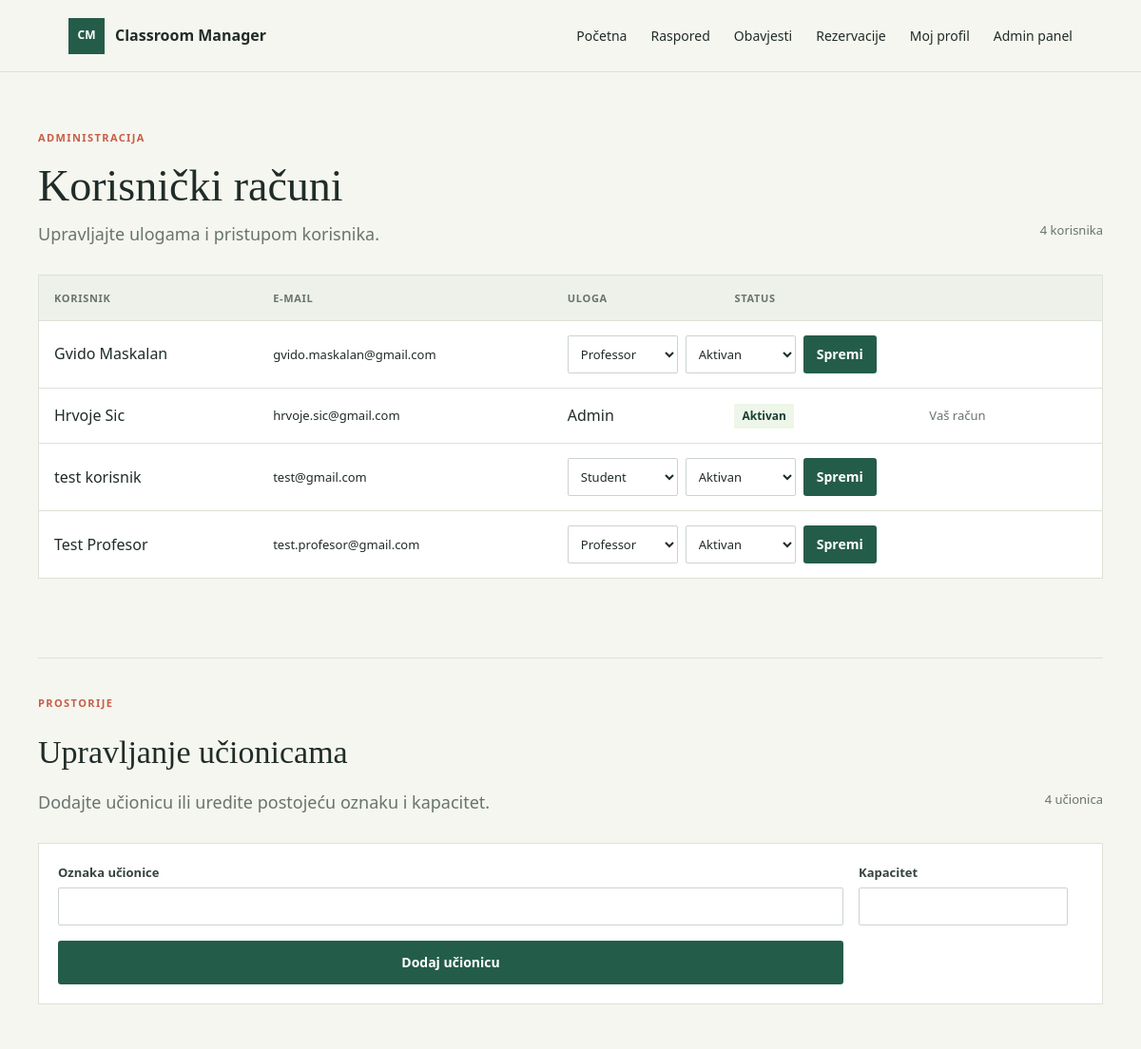
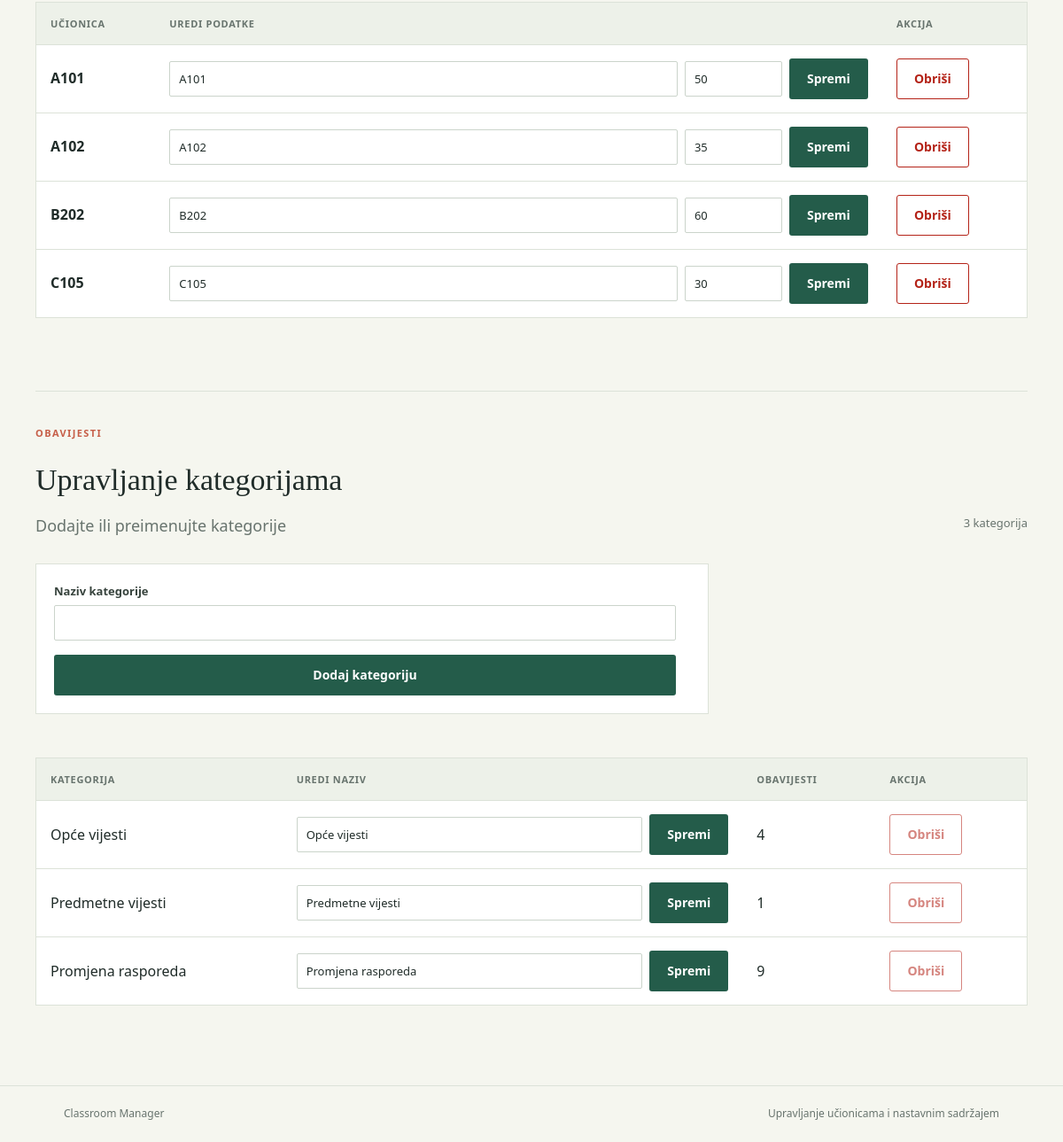
/admin.php (signed in), run on the app's committed database (2 pictures, top to bottom).
### tables this page shows
CREATE TABLE `users` (
  `id` int NOT NULL,
  `Username` varchar(150) NOT NULL,
  `Email` varchar(150) NOT NULL,
  `Password` varchar(255) NOT NULL,
  `Role` varchar(50) NOT NULL DEFAULT 'Student',
  `Active` tinyint(1) NOT NULL DEFAULT '1'
);

CREATE TABLE `classrooms` (
  `id` int NOT NULL,
  `room_code` varchar(30) NOT NULL,
  `capacity` int NOT NULL
);

CREATE TABLE `categories` (
  `id` int NOT NULL,
  `name` varchar(100) NOT NULL
);

### config.php (called while the page is built, shortened)
<?php
function db(): PDO
{
    static $pdo;
    if ($pdo instanceof PDO) {
        return $pdo;
    }
    $host = getenv('DB_HOST') ?: '127.0.0.1';
    $name = getenv('DB_NAME') ?: 'classroommanager';
    $user = getenv('DB_USER') ?: 'root';
    $password = getenv('DB_PASS');
    $password = $password === false ? '' : $password;
    $pdo = new PDO(
        "mysql:host={$host};dbname={$name};charset=utf8mb4",
        $user,
        $password,
        [
            PDO::ATTR_ERRMODE => PDO::ERRMODE_EXCEPTION,
            PDO::ATTR_DEFAULT_FETCH_MODE => PDO::FETCH_ASSOC,
            PDO::ATTR_EMULATE_PREPARES => false,
        ]
    );
    return $pdo;
}

### functions.php (called while the page is built, shortened)
<?php
function e(string|int|null $value): string
{
    return htmlspecialchars((string) $value, ENT_QUOTES | ENT_SUBSTITUTE, 'UTF-8');
}
function current_user(): ?array
{
    $statement = db()->prepare(
        'SELECT id, Username, Email, Password, Role, Active FROM users WHERE Email = :email LIMIT 1'
    );
    $statement->execute(['email' => $_SESSION['user_email']]);
    $user = $statement->fetch();
    return $user;
}
function require_login(): array
{
    $user = current_user();
    return $user;
}
function require_admin(): array
{
    $user = require_login();
    return $user;
}

### admin.php (the view, shortened to what this page needs)
<?php
require_once __DIR__ . '/config.php';
require_once __DIR__ . '/functions.php';
$admin = require_admin();
$roles = ['Student', 'Professor', 'Admin'];
$users = db()->query('SELECT Username, Email, Role, Active FROM users ORDER BY Username, Email')->fetchAll();
$classrooms = db()->query('SELECT id, room_code, capacity FROM classrooms ORDER BY room_code')->fetchAll();
$categories = db()->query(
    'SELECT c.id, c.name, COUNT(n.id) AS notification_count '
    . 'FROM categories c LEFT JOIN notifications n ON n.category_id = c.id '
    . 'GROUP BY c.id, c.name ORDER BY c.name'
)->fetchAll();
require __DIR__ . '/header.php';
?>
<section class="admin-layout">
    <div class="admin-heading">
        <div>
            <p class="eyebrow">ADMINISTRACIJA</p>
            <h1>Korisnički računi</h1>
            <p class="lead">Upravljajte ulogama i pristupom korisnika.</p>
        </div>
        <span class="user-count"><?= count($users) ?> korisnika</span>
    </div>
    <div class="user-table-wrap">
        <table class="user-table">
            <thead>
                <tr>
                    <th scope="col">Korisnik</th>
                    <th scope="col">E-mail</th>
                    <th scope="col">Uloga</th>
                    <th scope="col">Status</th>
                    <th scope="col"><span class="visually-hidden">Akcija</span></th>
                </tr>
            </thead>
            <tbody>
                <?php foreach ($users as $listedUser): ?>
                    <tr>
                        <td data-label="Korisnik"><?= e($listedUser['Username']) ?></td>
                        <td class="user-email" data-label="E-mail"><?= e($listedUser['Email']) ?></td>
                        <?php if (hash_equals($admin['Email'], $listedUser['Email'])): ?>
                            <td data-label="Uloga"><?= e($listedUser['Role']) ?></td>
                            <td data-label="Status"><span class="status-pill status-active">Aktivan</span></td>
                            <td class="user-action">Vaš račun</td>
                        <?php else: ?>
                            <td colspan="3" class="user-edit-cell">
                                <form class="user-edit-form" method="post" action="admin.php">
                                    <select id="role-<?= e(md5($listedUser['Email'])) ?>" name="role">
                                        <?php foreach ($roles as $role): ?>
                                            <option value="<?= e($role) ?>" <?= $listedUser['Role'] === $role ? 'selected' : '' ?>><?= e($role) ?></option>
                                        <?php endforeach; ?>
                                    </select>
                                    <select id="active-<?= e(md5($listedUser['Email'])) ?>" name="active">
                                        <option value="1" <?= (int) $listedUser['Active'] === 1 ? 'selected' : '' ?>>Aktivan</option>
                                    </select>
                                    <button class="button button-primary" type="submit">Spremi</button>
                                </form>
                            </td>
                        <?php endif; ?>
                    </tr>
                <?php endforeach; ?>
            </tbody>
        </table>
    </div>
    <br>
    <section class="classroom-admin-section" aria-labelledby="classroom-heading">
        <div class="admin-heading classroom-heading">
            <div>
                <p class="eyebrow">PROSTORIJE</p>
                <h2 id="classroom-heading">Upravljanje učionicama</h2>
                <p class="lead">Dodajte učionicu ili uredite postojeću oznaku i kapacitet.</p>
            </div>
            <span class="user-count"><?= count($classrooms) ?> učionica</span>
        </div>
        <form class="classroom-create-form" method="post" action="admin.php">
            <div>
                <label for="new-room-code">Oznaka učionice</label>
                <input id="new-room-code" name="room_code" type="text" maxlength="30" required>
            </div>
            <div>
                <label for="new-room-capacity">Kapacitet</label>
                <input id="new-room-capacity" name="capacity" type="number" min="1" step="1" required>
            </div>
            <br>
            <button class="button button-primary" type="submit">Dodaj učionicu</button>
        </form>
        <br>
        <div class="user-table-wrap">
            <table class="user-table classroom-table">
                <thead>
                    <tr>
                        <th scope="col">Učionica</th>
                        <th scope="col">Uredi podatke</th>
                        <th scope="col">Akcija</th>
                    </tr>
                </thead>
                <tbody>
                    <?php foreach ($classrooms as $classroom): ?>
                        <tr>
                            <td data-label="Učionica">
                                <strong><?= e($classroom['room_code']) ?></strong>
                            </td>
                            <td data-label="Uredi podatke">
                                <form class="classroom-edit-form category-edit-form" method="post" action="admin.php">
                                    <input id="room-code-<?= (int) $classroom['id'] ?>" name="room_code" type="text" maxlength="30" value="<?= e($classroom['room_code']) ?>" required>
                                    <input id="room-capacity-<?= (int) $classroom['id'] ?>" name="capacity" type="number" min="1" step="1" value="<?= (int) $classroom['capacity'] ?>" required>
                                    <button class="button button-primary" type="submit">Spremi</button>
                                </form>
                            </td>
                            <td data-label="Akcija">
                                <form method="post" action="admin.php" onsubmit="return confirm('Brisanjem učionice brišu se i sve njezine rezervacije. Želite li nastaviti?');">
                                    <button class="button button-danger" type="submit">Obriši</button>
                                </form>
                            </td>
                        </tr>
                    <?php endforeach; ?>
                </tbody>
            </table>
        </div>
    </section>
    <br>
    <section class="classroom-admin-section" aria-labelledby="category-heading">
        <div class="admin-heading classroom-heading">
            <div>
                <p class="eyebrow">OBAVIJESTI</p>
                <h2 id="category-heading">Upravljanje kategorijama</h2>
                <p class="lead">Dodajte ili preimenujte kategorije</p>
            </div>
            <span class="user-count"><?= count($categories) ?> kategorija</span>
        </div>
        <form class="classroom-create-form category-create-form" method="post" action="admin.php">
            <div>
                <label for="new-category-name">Naziv kategorije</label>
                <input id="new-category-name" name="category_name" type="text" maxlength="100" required>
            </div>
            <br>
            <button class="button button-primary" type="submit">Dodaj kategoriju</button>
        </form>
        <br>
        <div class="user-table-wrap">
            <table class="user-table classroom-table">
                <thead>
                    <tr>
                        <th scope="col">Kategorija</th>
                        <th scope="col">Uredi naziv</th>
                        <th scope="col">Obavijesti</th>
                        <th scope="col">Akcija</th>
                    </tr>
                </thead>
                <tbody>
                    <?php foreach ($categories as $category): ?>
                        <tr>
                            <td data-label="Kategorija"><?= e($category['name']) ?></td>
                            <td data-label="Uredi naziv">
                                <form class="classroom-edit-form" method="post" action="admin.php">
                                    <input id="category-name-<?= (int) $category['id'] ?>" name="category_name" type="text" maxlength="100" value="<?= e($category['name']) ?>" required>
                                    <button class="button button-primary" type="submit">Spremi</button>
                                </form>
                            </td>
                            <td data-label="Obavijesti"><?= (int) $category['notification_count'] ?></td>
                            <td data-label="Akcija">
                                <form method="post" action="admin.php" onsubmit="return confirm('Obrisati ovu kategoriju?');">
                                    <button class="button button-danger" type="submit" <?= (int) $category['notification_count'] > 0 ? 'disabled title="Kategorija se koristi u obavijestima"' : '' ?>>Obriši</button>
                                </form>
                            </td>
                        </tr>
                    <?php endforeach; ?>
                </tbody>
            </table>
        </div>
    </section>
</section>
<?php require __DIR__ . '/footer.php'; ?>

### header.php (shortened to what this page needs)
<?php
require_once __DIR__ . '/config.php';
require_once __DIR__ . '/functions.php';
$user = current_user();
?>
<!doctype html>
<html lang="hr">
<head>
    <link rel="stylesheet" href="assets/style.css">
</head>
<body>
<header class="site-header">
    <a class="brand" href="index.php"><span class="brand-mark" aria-hidden="true">CM</span> Classroom Manager</a>
    <nav aria-label="Glavna navigacija">
        <a href="index.php">Početna</a>
        <?php if ($user): ?>
            <a href="timetable.php">Raspored</a>
            <a href="notifications.php">Obavjesti</a>
            <?php if ($user['Role'] === 'Admin'): ?>
                <a href="reservations.php">Rezervacije</a>
            <?php endif; ?>
            <a href="profile.php">Moj profil</a>
            <?php if ($user['Role'] === 'Admin'): ?>
                <a href="admin.php">Admin panel</a>
            <?php endif; ?>
        <?php else: ?>
            <a href="login.php">Prijava</a>
            <a class="nav-register" href="register.php">Registracija</a>
        <?php endif; ?>
    </nav>
</header>
<main class="page-shell">

### footer.php
</main>
<footer class="site-footer">
    <span>Classroom Manager</span>
    <span>Upravljanje učionicama i nastavnim sadržajem</span>
</footer>
</body>
</html>

### data on the page
users: Username "Gvido Maskalan", Email "gvido.maskalan@gmail.com", active "Aktivan"
users: Username "Hrvoje Sic", Email "hrvoje.sic@gmail.com", Role "Admin"
users: Username "test korisnik", Email "test@gmail.com", active "Aktivan"
users: Username "Test Profesor", Email "test.profesor@gmail.com", active "Aktivan"
classrooms: room_code "A101", capacity "50"
classrooms: room_code "A102", capacity "35"
classrooms: room_code "B202", capacity "60"
classrooms: room_code "C105", capacity "30"
categories: name "Opće vijesti", category_name "Opće vijesti", notification_count "4"
categories: name "Predmetne vijesti", category_name "Predmetne vijesti", notification_count "1"
categories: name "Promjena rasporeda", category_name "Promjena rasporeda", notification_count "9"

### other printed values
count($users) "4"
count($classrooms) "4"
count($categories) "3"
form field role "Professor"
form field role "Student"
